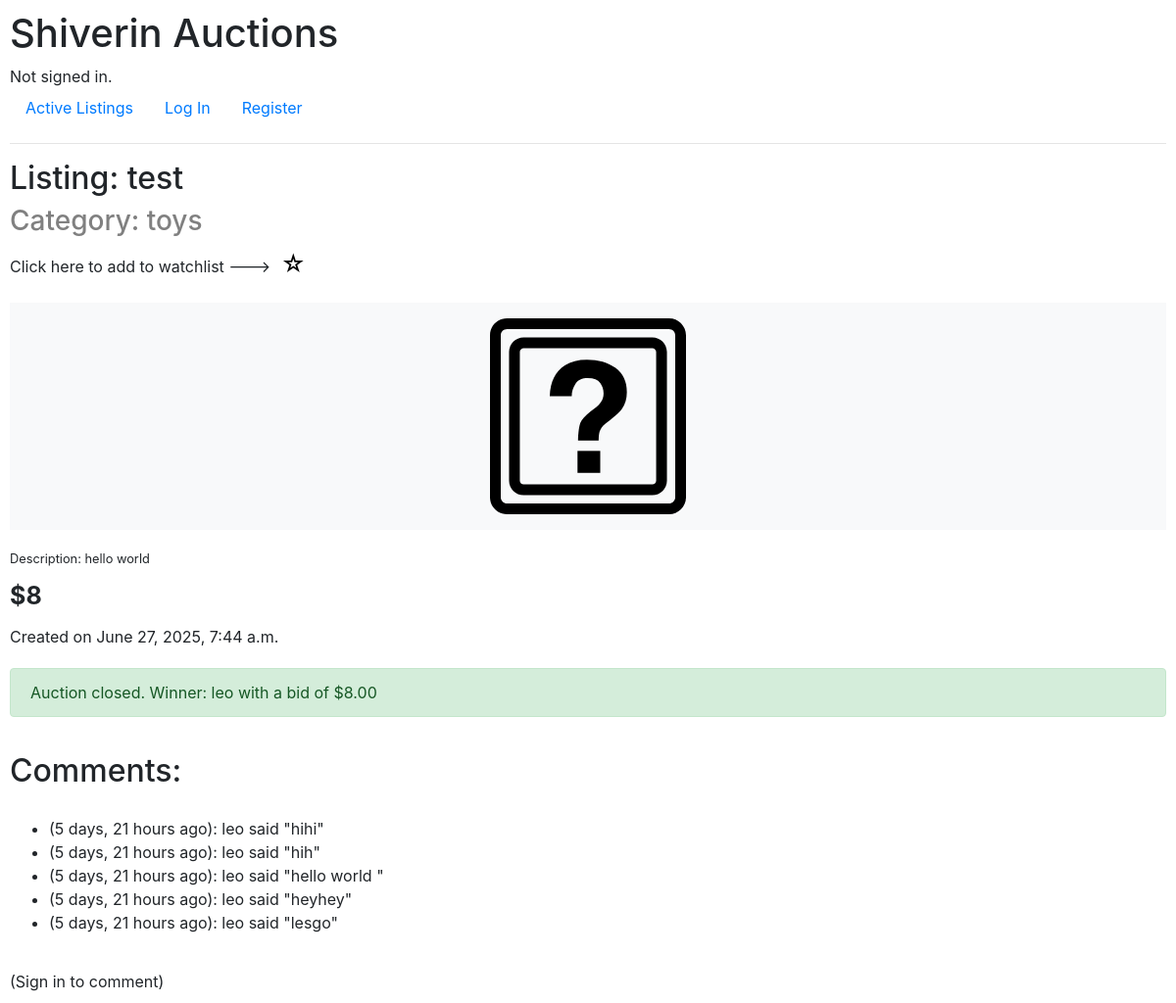
The app's page /listings/1/ with its own data.
### auctions/models.py (models this page shows, shortened)
class Listing(models.Model):
    title = models.CharField(max_length=64)
    description = models.TextField()
    start_bid = models.DecimalField(max_digits=10, decimal_places=2)
    url = models.URLField(blank=True, null=True)
    category = models.ForeignKey("Category", on_delete=models.SET_NULL, null=True, blank=True)
    owner = models.ForeignKey(User, on_delete=models.CASCADE)
    created_at = models.DateTimeField(auto_now_add=True)
    is_active = models.BooleanField(default=True)

class Category(models.Model):
    name = models.CharField(max_length=64)
    def __str__(self):
        return f"{self.name}"

class Comment(models.Model):
    content = models.TextField()
    listing = models.ForeignKey("Listing", on_delete=models.CASCADE)
    user= models.ForeignKey(User, on_delete=models.CASCADE)
    typed_at = models.DateTimeField(auto_now_add=True)
    def __str__(self):
        return f"({timesince(self.typed_at)} ago): {self.user} said \"{self.content}\""

class User(AbstractUser):
    pass

### auctions/views.py (the view)
# urls.py: path("listings/<int:id>/", views.listings, name="listings"),
def listings(request, id):
    highest_bidder_subquery = Bid.objects.filter(
        listing=OuterRef('pk')
    ).order_by('-user_bid', 'entered_at').values('user__username')[:1]
    listings = Listing.objects.annotate(
        highest_bid=Max('bids__user_bid'),
        current_price=Coalesce(Max('bids__user_bid'), F('start_bid')),
        highest_bid_username=Subquery(highest_bidder_subquery)
    ).get(id=id)
    is_watched = False
    current_price = Decimal(listings.current_price)
    if request.user.is_authenticated:
        is_watched = Watchlist.objects.filter(user=request.user, watchlisting=id).exists()
    if request.method=="POST":
        listing_id=request.POST["listing_id"]
        if "bid" in request.POST:
            newbid=Decimal(request.POST["bid"])
            if current_price==listings.start_bid and newbid<current_price:
                messages.error(request, "Your bid must be higher or equal to the starting bid.")
                return HttpResponseRedirect(reverse("listings",args=[listing_id]))
            elif newbid<=current_price:
                messages.error(request, "Your bid must be higher than the current highest bid.")
                return HttpResponseRedirect(reverse("listings",args=[listing_id]))
            else:
                bid = Bid(
                    listing=listings,
                    user_bid=newbid,
                    user=request.user,
                )
                bid.save()
        if "comment" in request.POST:
            newcomment=request.POST["comment"]
            comment = Comment(
                        content= newcomment,
                        listing=listings,
                        user=request.user,
                    )
            comment.save()
        elif "close_auction" in request.POST:
                if request.user == listings.owner:
                    listings.is_active = False
                    listings.save()
                else:
                    messages.error(request, "Only the owner can close the auction.")
                return HttpResponseRedirect(reverse("listings",args=[listing_id]))
        if not "comment" in request.POST and not "bid" in request.POST:
            watch_entry = Watchlist.objects.filter(user=request.user, watchlisting=listings)
            if watch_entry.exists():
                watch_entry.delete()
            else:
                Watchlist.objects.create(user=request.user, watchlisting=listings)
        return HttpResponseRedirect(reverse("listings",args=[listing_id]))
    else:
        comments=Comment.objects.filter(listing=id)
        if not listings.is_active:
            winning_bid = Bid.objects.filter(listing=listings).order_by("-user_bid").first()
            if winning_bid:
                if winning_bid.user==request.user:
                    messages.success(request, f"Auction closed. You won with a bid of ${winning_bid.user_bid}")
                else:
                    messages.success(request, f"Auction closed. Winner: {winning_bid.user.username} with a bid of ${winning_bid.user_bid}")
            else:
                messages.info(request, "Auction closed with no bids.")
        return render(request, "auctions/listings.html",{
            "listing":listings,
            "comments":comments,
            "is_watched":is_watched,
            })

### auctions/templates/auctions/listings.html (shortened to what this page needs)
{% extends "auctions/layout.html" %}
{% load static %}
{% block body %}
    <div class="listings_whole">
        <div class="listings_start">
            <div class="listings_row">
                <h2>Listing: {{listing.title}}</h2>
            </div>
        {% if listing.category %}
        <h3 style="color:grey;">Category: {{listing.category}}</h3>
        {% endif %}
        <div>
        <span>Click here to add to watchlist ---></span>
        <form method="POST" style="display: inline;">
            <button type="submit" style="background:none; border:none; cursor:pointer; font-size: 24px;" aria-label="Toggle Watchlist">
            {% if is_watched %}
                &#9733;
            {% else %}
                &#9734;
            {% endif %}
            </button>
        </form>
        </div>
        </div>
    <div class="container-fluid p-3 bg-light listingsa">
        <div class="listings_a">
        {% if listing.url %}
            <img src="{{listing.url}}" alt="{{ listing.title }}">
        {% else %}
            <img src="{% static 'auctions/place.svg' %}" alt="Default image">
        {% endif %}
        </div>
    </div>
    <div class="listings_b">
        <small>Description: {{listing.description}}</small>
        <div><strong style="font-size: 25px;">${{ listing.current_price }}</strong></div>
        <div>Created on {{ listing.created_at}}</div>
    </div>
    {% if messages %}
    <div>
        {% for message in messages %}
            <div class="alert alert-{{ message.tags }}">
                {{ message }}
            </div>
        {% endfor %}
    </div>
    {% endif %}
    <h2>Comments:</h2>
        <ul>
        {% for comment in comments %}
        <li>
            {{comment}}
        </li>
        {% empty %}
        <div>currently no comments</div>
        {% endfor %}
        </ul>
        {% if user.is_authenticated %}
    <div class="container-fluid p-3 bg-light listingsc">
        <form autocomplete="off" method="post" class="p-3">
        {% csrf_token %}
            <div class="form-group mb-3">
                <input type="hidden" name="listing_id" value="{{ listing.id }}">
                <label for="comment">new comment:</label>
                <textarea
                    name="comment"
                    class="form-control"
                    placeholder="Enter comment"
                    rows="6"
                    required
                ></textarea>
            </div>
            <button type="submit" class="btn btn-primary">Comment</button>
        </form>
    </div>
        {% else %}
        (Sign in to comment)
        {% endif %}
    </div>
{% endblock %}

### auctions/static/auctions/styles.css (style rules this page uses)
body { padding: 10px; }
.listings_whole { display: flex; flex-direction: column; gap:20px; }
.listingsa { width: 100%; display: flex; flex-direction: column; gap:20px; }
.listings_a { height: 25vh; width: 100%; }
.listings_a img { width: 100%; height: 100%; object-fit: contain; display: block; }
.listings_b { width: 100%; display: flex; flex-direction: column; gap: 10px; }
.listings_row { display: flex; justify-content: space-between; }

### records on screen
Listing: title "test", category "toys", description "hello world", current_price "8", created_at "June 27, 2025, 7:44 a.m."
Comment: typed_at+user+content "(5 days, 21 hours ago): leo said \"hihi\""
Comment: typed_at+user+content "(5 days, 21 hours ago): leo said \"hih\""
Comment: typed_at+user+content "(5 days, 21 hours ago): leo said \"hello world \""
Comment: typed_at+user+content "(5 days, 21 hours ago): leo said \"heyhey\""
Comment: typed_at+user+content "(5 days, 21 hours ago): leo said \"lesgo\""

### other values on screen
{{ message }} "Auction closed. Winner: leo with a bid of $8.00"
